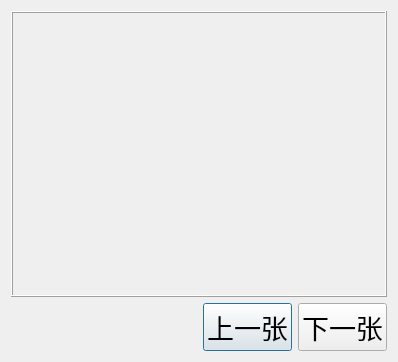
<?xml version="1.0" encoding="UTF-8"?>
<ui version="4.0">
 <class>ShowImageDialog</class>
 <widget class="QDialog" name="ShowImageDialog">
  <property name="geometry">
   <rect>
    <x>0</x>
    <y>0</y>
    <width>398</width>
    <height>362</height>
   </rect>
  </property>
  <property name="font">
   <font>
    <pointsize>20</pointsize>
   </font>
  </property>
  <property name="windowTitle">
   <string>图图秀</string>
  </property>
  <layout class="QVBoxLayout" name="verticalLayout">
   <item>
    <widget class="QFrame" name="m_frame">
     <property name="sizePolicy">
      <sizepolicy hsizetype="Preferred" vsizetype="Expanding">
       <horstretch>0</horstretch>
       <verstretch>0</verstretch>
      </sizepolicy>
     </property>
     <property name="frameShape">
      <enum>QFrame::Box</enum>
     </property>
     <property name="frameShadow">
      <enum>QFrame::Raised</enum>
     </property>
    </widget>
   </item>
   <item>
    <layout class="QHBoxLayout" name="horizontalLayout">
     <item>
      <spacer name="horizontalSpacer">
       <property name="orientation">
        <enum>Qt::Horizontal</enum>
       </property>
       <property name="sizeHint" stdset="0">
        <size>
         <width>40</width>
         <height>20</height>
        </size>
       </property>
      </spacer>
     </item>
     <item>
      <widget class="QPushButton" name="m_btnPrev">
       <property name="text">
        <string>上一张</string>
       </property>
      </widget>
     </item>
     <item>
      <widget class="QPushButton" name="m_btnNext">
       <property name="text">
        <string>下一张</string>
       </property>
      </widget>
     </item>
    </layout>
   </item>
  </layout>
 </widget>
 <layoutdefault spacing="6" margin="11"/>
 <resources/>
 <connections/>
</ui>
